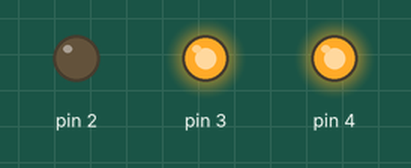
The sketch below on a simulated Arduino Uno, built with avr-gcc and run on an emulated ATmega328P. Shown: output pins drawn as LEDs (lit = HIGH).

Above: at 1.5 s.
At 4.5 s:
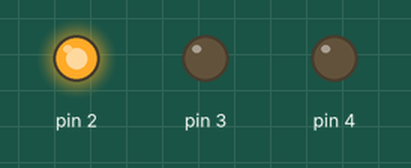
Timing chart, 0 to 7.8 s (numbered marks = the images above):
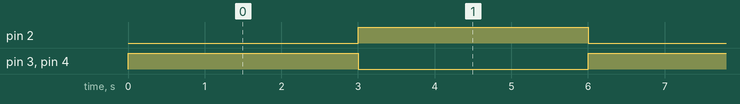

The sketch:

CAP_4.ino
```cpp
         // Made by Nigga <3


int firstdelay  = 3;   // el water pump ht4t8al kam second
int seconddelay  = 3; // el water pump m4 ht4t8al kam second

void setup() {
pinMode(2,OUTPUT);
pinMode(3,OUTPUT);
pinMode(4,OUTPUT);
}

void loop() {
 digitalWrite(2 ,LOW);
 digitalWrite(3 ,HIGH);
 digitalWrite(4 ,HIGH);
delay(firstdelay  * 1000 );

 digitalWrite(2 ,HIGH);
 digitalWrite(3 ,LOW);
 digitalWrite(4 ,LOW);
delay(seconddelay  * 1000 );
}
```

Measured:
- by itself, pin 2–4: alternates HIGH for 3.0 s and LOW for 3.0 s
